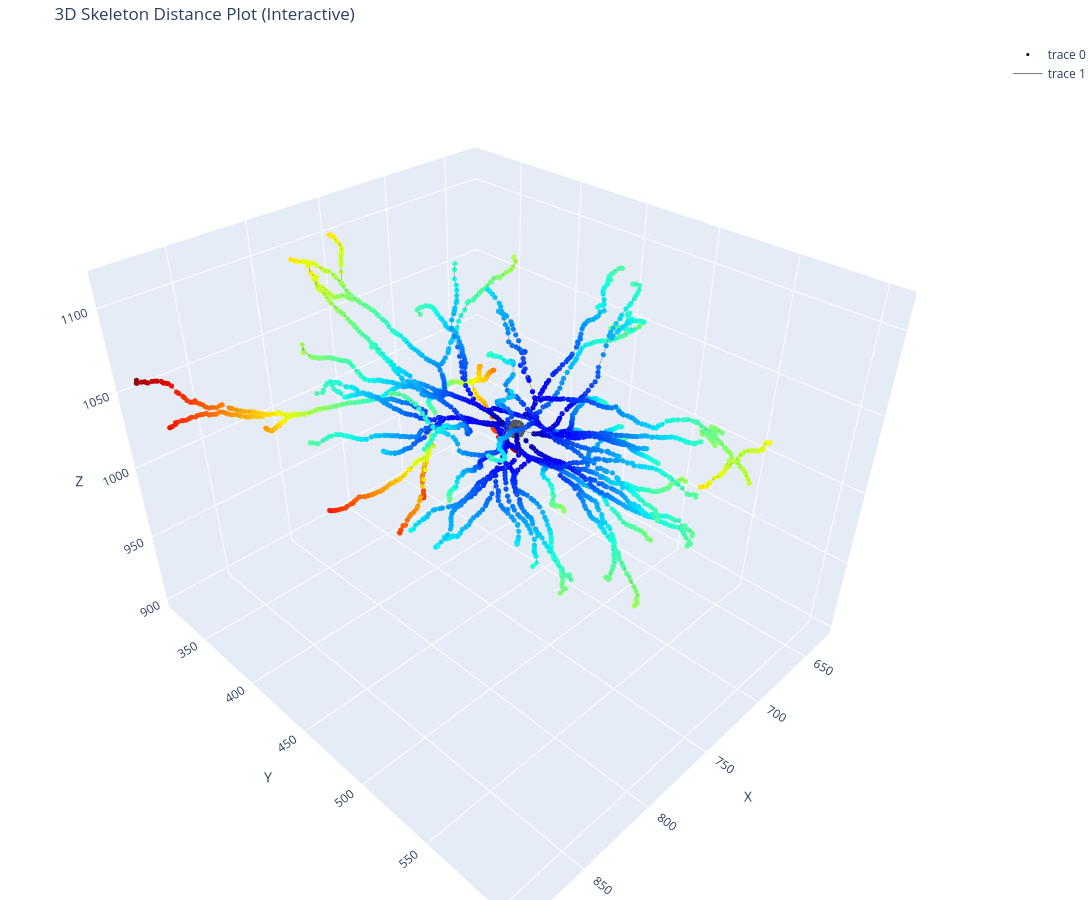

The cell this chart's notebook holds for it:
### Code cell
skp.plot_skeleton_distance_3d_interactive(sk_swc_levels, neuron_id, dir_name="NA", save=False)

### Figure 1 — Plotly figure (JSON) as saved in the notebook; plotly's stock layout.template omitted (floating-point values rounded to 4 significant figures; data arrays with more than 128 entries replaced by an {"elided": "..."} marker saying what was removed)
{"data": [{"hoverinfo": "text", "marker": {"color": {"elided": "2661x4 float values"}, "size": 3}, "mode": "markers", "text": {"elided": "2661 str values"}, "type": "scatter3d", "x": {"elided": "2661 float values"}, "y": {"elided": "2661 float values"}, "z": {"elided": "2661 float values"}}, {"hoverinfo": "none", "line": {"color": "gray", "width": 1}, "mode": "lines", "type": "scatter3d", "x": {"elided": "7980 float values"}, "y": {"elided": "7980 float values"}, "z": {"elided": "7980 float values"}}, {"colorscale": [[0, "black"], [1, "black"]], "opacity": 0.4, "showscale": false, "type": "surface", "x": {"elided": "20x10 float values"}, "y": {"elided": "20x10 float values"}, "z": {"elided": "20x10 float values"}}], "layout": {"height": 900, "margin": {"b": 0, "l": 0, "r": 0, "t": 40}, "scene": {"xaxis": {"title": {"text": "X"}}, "yaxis": {"title": {"text": "Y"}}, "zaxis": {"title": {"text": "Z"}}}, "title": {"text": "3D Skeleton Distance Plot (Interactive)"}, "width": 1200}}
